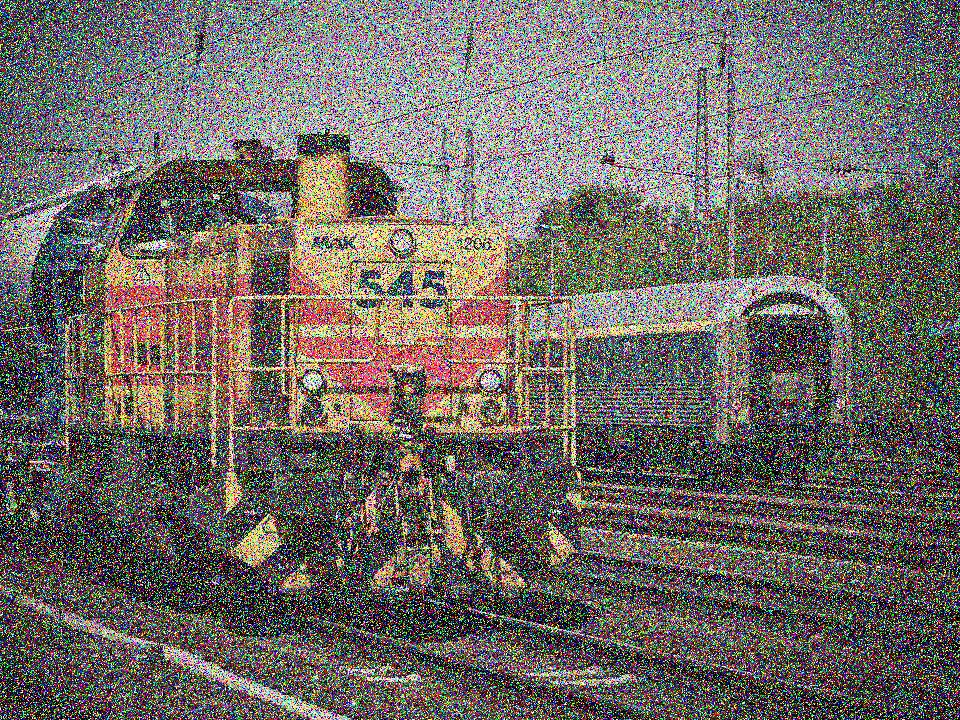
#> input picture Techniques for Noise Removal/Noise.jpg, 960 x 720 px
$ python 'Median Filtering.py'
#> lines starting #> are read from the running program, lines starting #| are printed output that depends on the picture
import numpy as np
import cv2
import matplotlib.pyplot as plt

# Read local image
img = cv2.imread("Noise.jpg")
#> img is the input picture: shape (720, 960, 3); mean B, G, R 102, 106.2, 111.9

# Check if image is loaded
if img is None:
    raise ValueError("Image not found! Make sure 'Noise.jpg' exists.")

# Convert BGR to RGB for matplotlib
img = cv2.cvtColor(img, cv2.COLOR_BGR2RGB)

# Apply Median Filter
dst = cv2.medianBlur(img, 5)
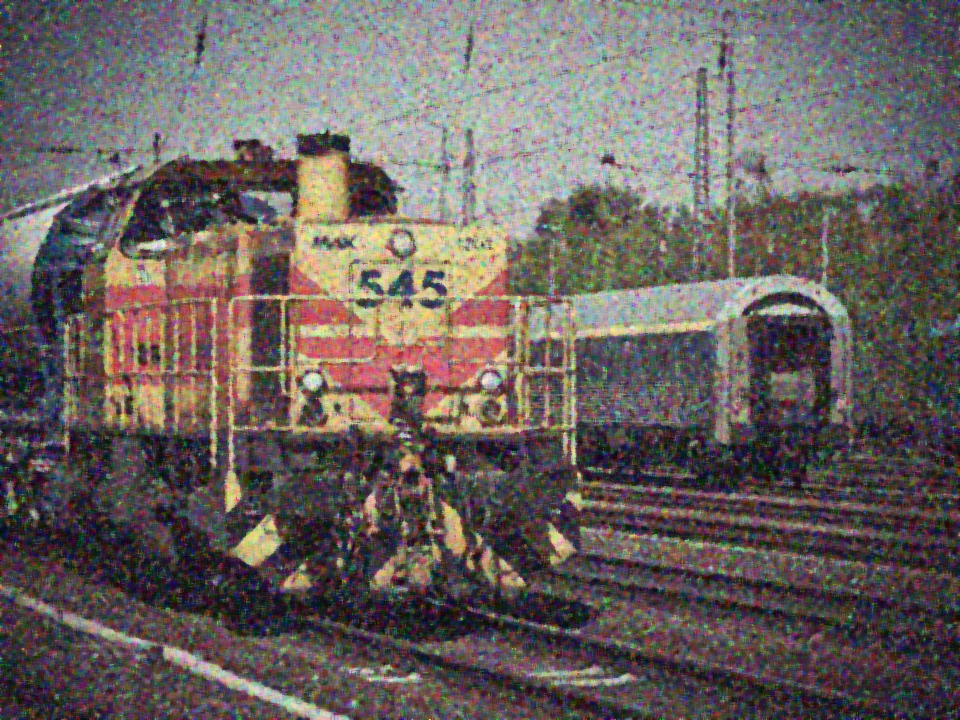
#> dst: shape (720, 960, 3); mean R, G, B 106.3, 98, 95.5

# Save the result
cv2.imwrite("Median_Filter_Result.jpg", cv2.cvtColor(dst, cv2.COLOR_RGB2BGR))

# Display
plt.figure(figsize=(12, 6))

plt.subplot(1, 2, 1)
plt.imshow(img)
plt.title("Original Image")
plt.axis("off")

plt.subplot(1, 2, 2)
plt.imshow(dst)
plt.title("Median Filter")
plt.axis("off")

plt.tight_layout()
plt.show()
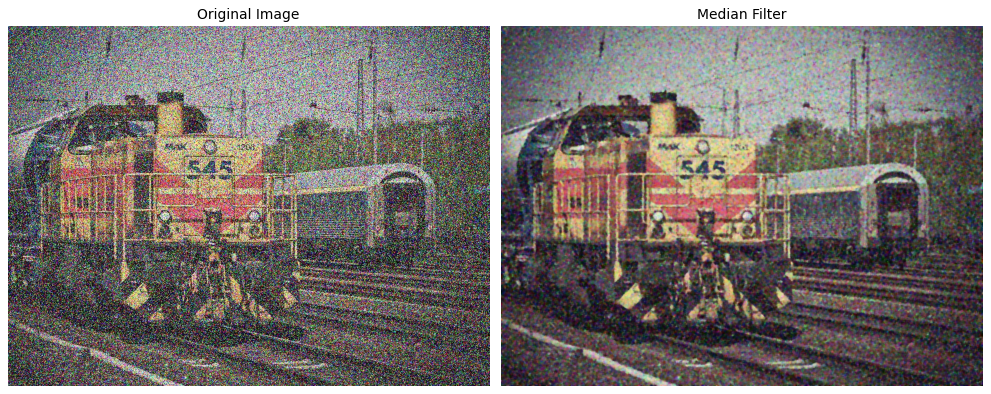
#> figure drawn by matplotlib, 2 panels
